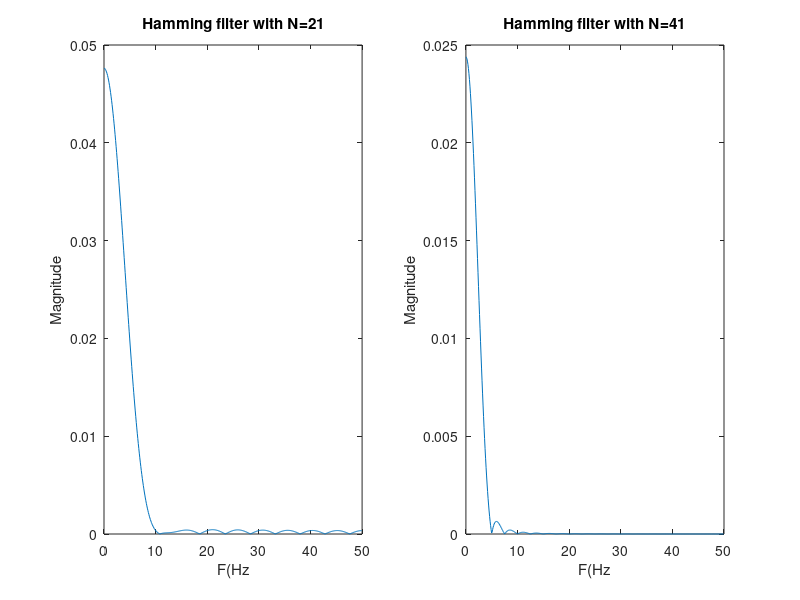
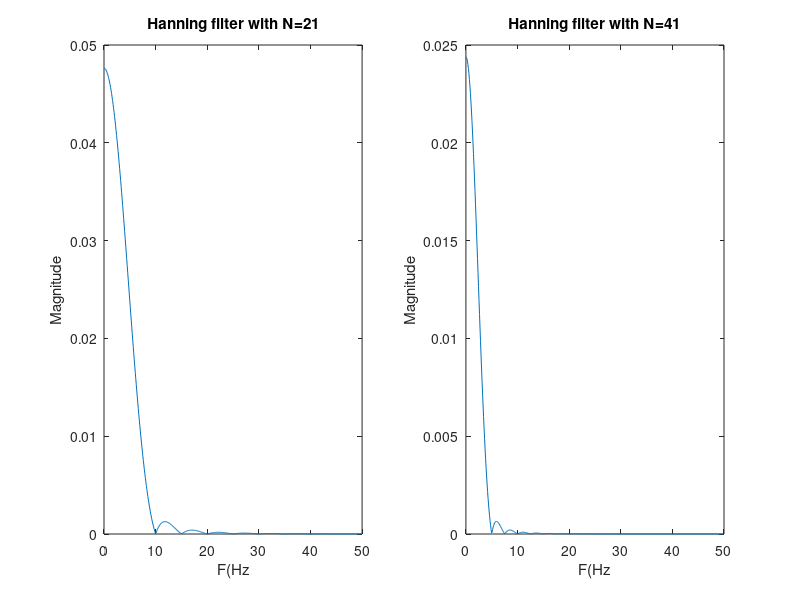

These figures' MATLAB source, in order:
clear all;
close all;
clc;

% Exercise 2 


%% Creation of common constants for all three questions
omega_c = 0.5*pi;
Fc = omega_c/(2*pi);
Nsmall = 21; 
Nbig = 41;

Fs = 100;

omega_n = Fc/(Fs/2);

%Set the axis fixing speedfunction
f_axis = @(w,Fs) 0:Fs/(2*length(w)):Fs/2-Fs/(2*length(w));


%Create the required filters, common for all quetsions

%Hammings
hamm21 = fir1(Nsmall-1, omega_n, hamming(Nsmall));
hamm41 = fir1(Nbig-1, omega_n, hann(Nbig));

%Hammings: Get the frequency response
[h_hamm21, w_hamm21] = freqz(hamm21,Nsmall);
[h_hamm41, w_hamm41] = freqz(hamm41,Nbig);


%-------------------------------

%Hannings
hann21 = fir1(Nsmall-1, omega_n, hann(Nsmall));
hann41 = fir1(Nbig-1, omega_n, hann(Nbig));

%Hannings: Get the frequency response
[h_hann21, w_hann21] = freqz(hann21,Nsmall);
[h_hann41, w_hann41] = freqz(hann41,Nbig);



%% Question (a)

Fs_A = 100; %Sampling Frequency

%Hammings: Fix the frequency axis
hamm21_f = f_axis(w_hamm21, Fs_A);
hamm41_f = f_axis(w_hamm41, Fs_A);

%Hammings: Fix the frequency axis
hann21_f = f_axis(w_hann21, Fs_A);
hann41_f = f_axis(w_hann41, Fs_A);

%Plot the hammings
figure();
subplot(1,2,1);
plot(hamm21_f, abs(h_hamm21));
title('Hamming filter with N=21');
ylabel('Magnitude');
xlabel('F(Hz');
subplot(1,2,2);
plot(hamm41_f, abs(h_hamm41));
title('Hamming filter with N=41');
ylabel('Magnitude');
xlabel('F(Hz');


%Plot the hannings
figure();
subplot(1,2,1);
plot(hann21_f, abs(h_hann21));
title('Hanning filter with N=21');
ylabel('Magnitude');
xlabel('F(Hz');
subplot(1,2,2);
plot(hann41_f, abs(h_hann41));
title('Hanning filter with N=41');
ylabel('Magnitude');
xlabel('F(Hz');




%% Question (b)

Fs_B = 100; %Sampling Frequency
Ts_B = 1/Fs_B;


%% Question (c)

Fs_C = 100; %Sampling Frequency
Ts_B = 1/Fs_B; 
